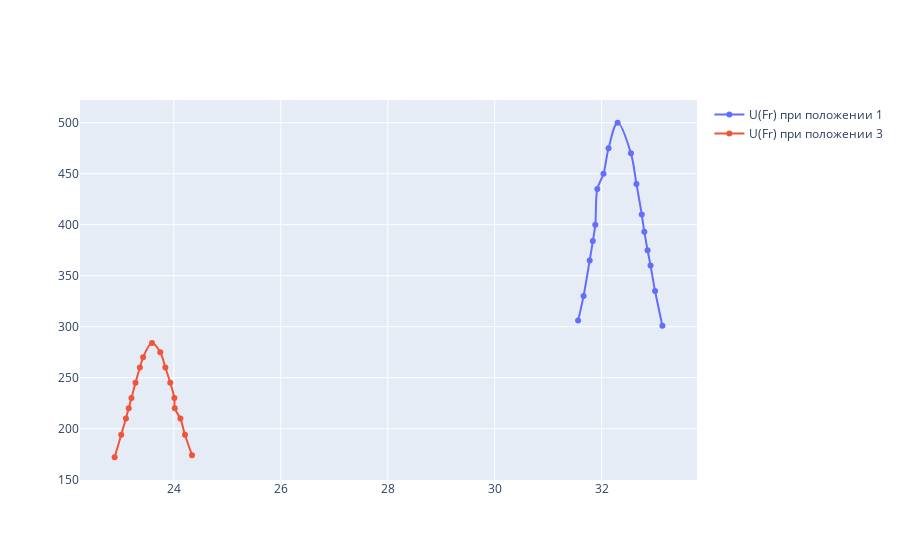

Notebook code for this chart:
### Markdown cell above
# Амплитудно-частотные характеристики
Для контуров с номерами 1 и 3 снимем в районе резонанса амплитудно-частотные характеристики и изобразим их на одном графике:

### Code cell
afc_data = data.iloc[:,4:8]
#fig = make_subplots(rows=1,cols=2)
fig2 = go.Figure()
fig2.add_trace(go.Scatter(x = afc_data.fn_1/scheme_char.fn[0],
                          y=afc_data.un_1/scheme_char.un_mV[0],
                         mode='lines+markers',
                         name='U(Fr) при положении 1',
                         line_shape='spline'))
#              ,row = 1,col = 1)
fig2.add_trace(go.Scatter(x = afc_data.fn_3/scheme_char.fn[2],
                          y = afc_data.un_3/scheme_char.un_mV[2],
                         mode='lines+markers',
                         name='U(Fr) при положении 3',
                         line_shape='spline'))
#              ,row = 1,col = 2)
fig = go.Figure()
fig.add_trace(go.Scatter(x=afc_data.fn_1/1000, y=afc_data.un_1,
                mode='lines+markers',
                name='U(Fr) при положении 1',
                line_shape='spline'))
fig.add_trace(go.Scatter(x=afc_data.fn_3/1000, y=afc_data.un_3,
                         mode='lines+markers',
                         name='U(Fr) при положении 3',
                         line_shape='spline'))
display(afc_data)
fig.show()
#fig2 = make_subplots(rows=1,cols=2)

### Figure 1 — Plotly figure (JSON) as saved in the notebook; plotly's stock layout.template omitted (floating-point values rounded to 4 significant figures)
{"data": [{"line": {"shape": "spline"}, "mode": "lines+markers", "name": "U(Fr) при положении 1", "type": "scatter", "x": [31.56, 31.66, 31.78, 31.84, 31.88, 31.92, 32.03, 32.13, 32.3, 32.55, 32.65, 32.75, 32.8, 32.86, 32.91, 33, 33.14], "y": [306, 330, 365, 384, 400, 435, 450, 475, 500, 470, 440, 410, 393, 375, 360, 335, 301]}, {"line": {"shape": "spline"}, "mode": "lines+markers", "name": "U(Fr) при положении 3", "type": "scatter", "x": [24.34, 24.21, 24.12, 24.02, 24.01, 23.93, 23.84, 23.75, 23.59, 23.43, 23.36, 23.28, 23.21, 23.16, 23.1, 23.02, 22.89], "y": [174, 194, 210, 220, 230, 245, 260, 275, 284, 270, 260, 245, 230, 220, 210, 194, 172]}], "layout": {}}
